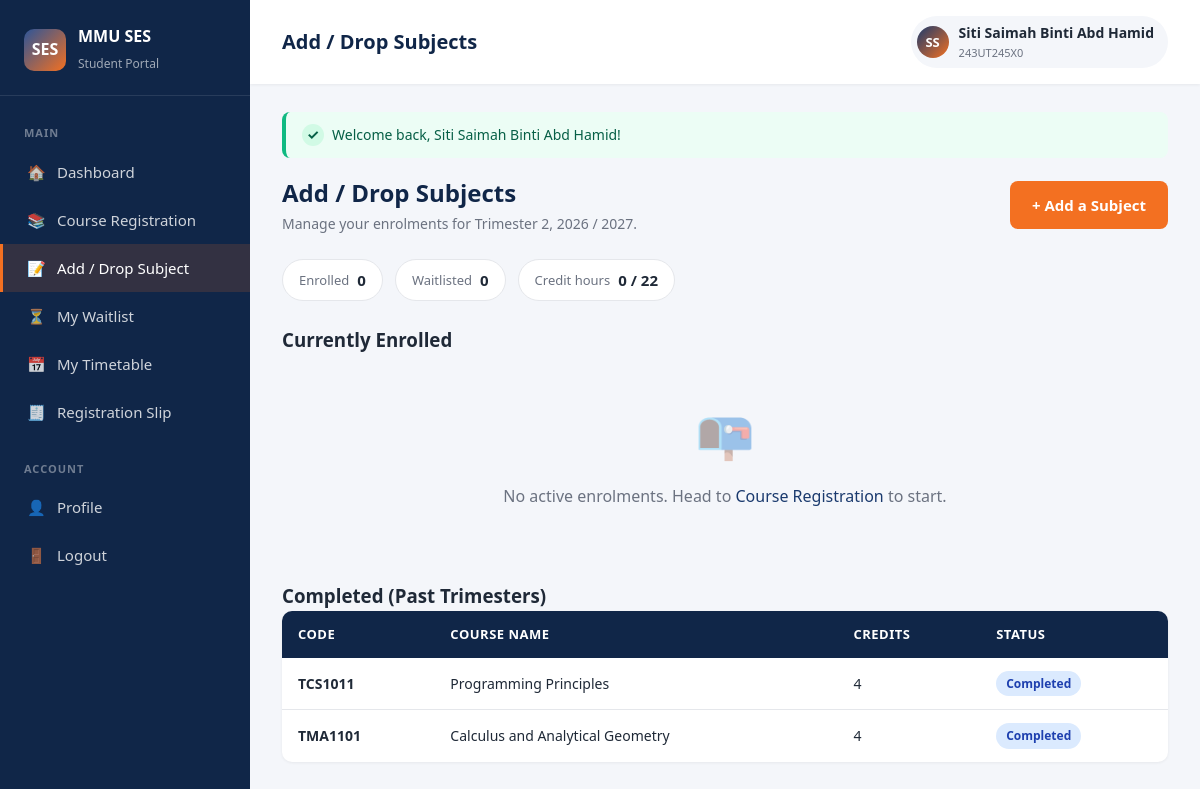
The page /student/my_courses.php (signed in) on the database its author committed.
### tables this page shows
CREATE TABLE enrollments (
    id                INT AUTO_INCREMENT PRIMARY KEY,
    student_id        INT NOT NULL,
    course_id         INT NOT NULL,
    enrollment_date   TIMESTAMP DEFAULT CURRENT_TIMESTAMP,
    status            ENUM('enrolled','waitlisted','dropped','completed')
                          NOT NULL DEFAULT 'enrolled',
    waitlist_position INT DEFAULT NULL,
    FOREIGN KEY (student_id) REFERENCES students(id)  ON DELETE CASCADE,
    FOREIGN KEY (course_id)  REFERENCES courses(id)   ON DELETE CASCADE,
    UNIQUE KEY uq_student_course (student_id, course_id)
);

CREATE TABLE courses (
    id              INT AUTO_INCREMENT PRIMARY KEY,
    course_code     VARCHAR(20)  NOT NULL UNIQUE,
    course_name     VARCHAR(150) NOT NULL,
    lecturer_name   VARCHAR(100) NOT NULL,
    credit_hours    INT          NOT NULL DEFAULT 3,
    quota           INT          NOT NULL DEFAULT 30,
    enrolled_count  INT          NOT NULL DEFAULT 0,
    programme       VARCHAR(50)  NOT NULL,
    trimester       INT          NOT NULL DEFAULT 1,
    schedule_info   VARCHAR(200) DEFAULT '',
    created_at      TIMESTAMP    DEFAULT CURRENT_TIMESTAMP
);

### includes/bootstrap.php (called while the page is built, shortened)
<?php
spl_autoload_register(function (string $cls): void {
    foreach (['models', 'controllers'] as $dir) {
        $path = APP_ROOT . '/' . $dir . '/' . $cls . '.php';
        if (is_file($path)) {
            return;
        }
    }
});
require_once APP_ROOT . '/includes/auth.php';

### models/Database.php (called while the page is built, shortened)
<?php
class Database {
    private static ?PDO $instance = null;
    public static function pdo(): PDO {
        if (self::$instance === null) {
            $dsn = 'mysql:host=' . DB_HOST
                 . ';dbname=' . DB_NAME
                 . ';charset=utf8mb4';
            try {
                self::$instance = new PDO($dsn, DB_USER, DB_PASS, [
                    PDO::ATTR_ERRMODE            => PDO::ERRMODE_EXCEPTION,
                    PDO::ATTR_DEFAULT_FETCH_MODE => PDO::FETCH_ASSOC,
                    PDO::ATTR_EMULATE_PREPARES   => false,
                ]);
            } catch (PDOException $e) {
                http_response_code(500);
                die(self::renderConnectionError($e->getMessage()));
            }
        }
        return self::$instance;
    }
}

### models/EnrollmentModel.php (called while the page is built, shortened)
<?php
class EnrollmentModel {
    public static function forStudent(int $studentId, ?string $status = null): array {
        $sql = 'SELECT e.id, e.status, e.enrollment_date, e.waitlist_position,
                       c.id   AS course_id,
                       c.course_code, c.course_name, c.lecturer_name,
                       c.credit_hours, c.schedule_info, c.quota, c.enrolled_count
                  FROM enrollments e
                  JOIN courses c ON c.id = e.course_id
                 WHERE e.student_id = :sid';
        $params = [':sid' => $studentId];
        if ($status !== null) {
            $sql .= ' AND e.status = :st';
            $params[':st'] = $status;
        }
        $sql .= ' ORDER BY e.status, c.course_code';
        $stmt = Database::pdo()->prepare($sql);
        $stmt->execute($params);
        return $stmt->fetchAll();
    }
    public static function activeForStudent(int $studentId): array {
        return self::forStudent($studentId, 'enrolled');
    }
    public static function waitlistedForStudent(int $studentId): array {
        return self::forStudent($studentId, 'waitlisted');
    }
    public static function currentCreditHours(int $studentId): int {
        $sql = 'SELECT COALESCE(SUM(c.credit_hours), 0)
                  FROM enrollments e
                  JOIN courses c ON c.id = e.course_id
                 WHERE e.student_id = :sid AND e.status = "enrolled"';
        $stmt = Database::pdo()->prepare($sql);
        $stmt->execute([':sid' => $studentId]);
        return (int)$stmt->fetchColumn();
    }
}

### student/my_courses.php (the view, shortened to what this page needs)
<?php
require_once __DIR__ . '/../includes/bootstrap.php';
$user = current_user();
$enrolled   = EnrollmentModel::activeForStudent($user['id']);
$waitlisted = EnrollmentModel::waitlistedForStudent($user['id']);
$completed  = EnrollmentModel::forStudent($user['id'], 'completed');
$credit_now = EnrollmentModel::currentCreditHours($user['id']);
$credit_cap = MAX_CREDIT_HOURS_PER_TRIMESTER;
require_once __DIR__ . '/../includes/header.php';
?>
<div class="page-header">
    <div>
        <h2>Add / Drop Subjects</h2>
        <p>Manage your enrolments for <?= e(ACADEMIC_TRIMESTER) ?>, <?= e(ACADEMIC_YEAR_LABEL) ?>.</p>
    </div>
    <a class="btn btn-accent" href="<?= base_url('student/courses.php') ?>">+ Add a Subject</a>
</div>
<div class="stat-strip">
    <div class="stat-pill"><span class="stat-pill-label">Enrolled</span><strong><?= count($enrolled) ?></strong></div>
    <div class="stat-pill"><span class="stat-pill-label">Waitlisted</span><strong><?= count($waitlisted) ?></strong></div>
    <div class="stat-pill"><span class="stat-pill-label">Credit hours</span><strong><?= $credit_now ?> / <?= $credit_cap ?></strong></div>
</div>
<h3 style="margin-top:24px;">Currently Enrolled</h3>
<?php if (empty($enrolled)): ?>
    <div class="empty-state">
        <div class="icon">📭</div>
        <p>No active enrolments. Head to <a href="<?= base_url('student/courses.php') ?>">Course Registration</a> to start.</p>
    </div>
<?php endif; ?>
<?php if (!empty($completed)): ?>
    <h3 style="margin-top:32px;">Completed (Past Trimesters)</h3>
    <div class="table-wrapper">
        <table>
            <thead><tr><th>Code</th><th>Course Name</th><th>Credits</th><th>Status</th></tr></thead>
            <tbody>
                <?php foreach ($completed as $r): ?>
                    <tr>
                        <td><strong><?= e($r['course_code']) ?></strong></td>
                        <td><?= e($r['course_name']) ?></td>
                        <td><?= (int)$r['credit_hours'] ?></td>
                        <td><?= status_badge('completed') ?></td>
                    </tr>
                <?php endforeach; ?>
            </tbody>
        </table>
    </div>
<?php endif; ?>
<?php require_once __DIR__ . '/../includes/footer.php'; ?>

### includes/auth.php (shortened to what this page needs)
<?php
function current_user(): array {
    return [
        'id'        => $_SESSION['user_id']    ?? null,
        'role'      => $_SESSION['role']       ?? null,
        'full_name' => $_SESSION['full_name']  ?? '',
        'login_id'  => $_SESSION['login_id']   ?? '',
        'programme' => $_SESSION['programme']  ?? '',
        'trimester' => $_SESSION['trimester']  ?? 0,
    ];
}
function base_url(string $path = ''): string {
    $script = $_SERVER['SCRIPT_NAME'];
    $dir = str_replace('\\', '/', dirname($script));
    if (basename($dir) === 'student' || basename($dir) === 'admin') {
        $dir = dirname($dir);
    }
    $dir = rtrim($dir, '/');
    return $dir . '/' . ltrim($path, '/');
}
function e(string $s): string {
    return htmlspecialchars($s, ENT_QUOTES, 'UTF-8');
}
function flash_get(): ?array {
    if (!empty($_SESSION['flash'])) {
        $f = $_SESSION['flash'];
        return $f;
    }
    return null;
}
function flash_render(): string {
    $f = flash_get();
    $cls = 'alert-info';
    $icon = 'i';
    switch ($f['type']) {
        case 'success': $cls = 'alert-success'; $icon = '✓'; break;
    }
    return '<div class="alert ' . $cls . '">'
         . '<span class="alert-icon">' . $icon . '</span>'
         . '<span>' . e($f['message']) . '</span>'
         . '</div>';
}
function status_badge(string $status, ?int $position = null): string {
    $map = [
        'enrolled'   => ['Enrolled',   'badge-success'],
        'waitlisted' => ['Waitlisted', 'badge-warning'],
        'dropped'    => ['Dropped',    'badge-muted'],
        'completed'  => ['Completed',  'badge-info'],
    ];
    [$label, $cls] = $map[$status] ?? [ucfirst($status), 'badge-muted'];
    return '<span class="badge ' . $cls . '">' . e($label) . '</span>';
}

### assets/css/style.css (style rules this page uses)
* { margin: 0; padding: 0; box-sizing: border-box; }
:root { --primary: #1a3a6e; --primary-dark: #102648; --primary-light: #2d5598; --accent: #f37021; --accent-dark: #d85b10; --bg: #f4f6fa; --surface: #ffffff; --text: #1f2937; --text-muted: #6b7280; --border: #e5e7eb; --success: #10b981; --warning: #f59e0b; --danger: #ef4444; --radius: 10px; --shadow-sm: 0 1px 3px rgba(0,0,0,0.06); --shadow: 0 4px 12px rgba(0,0,0,0.08); --shadow-lg: 0 10px 30px rgba(0,0,0,0.12); }
body { font-family: 'Segoe UI', system-ui, -apple-system, Tahoma, sans-serif; background-color: var(--bg); color: var(--text); line-height: 1.6; min-height: 100vh; }
a { color: var(--primary); text-decoration: none; }
.btn { display: inline-flex; align-items: center; justify-content: center; gap: 8px; padding: 12px 22px; background: var(--primary); color: #fff; border: none; border-radius: 8px; font-size: 15px; font-weight: 600; cursor: pointer; transition: all 0.2s; text-decoration: none; }
.btn-accent { background: var(--accent); }
.alert { padding: 12px 16px; border-radius: 8px; margin-bottom: 16px; font-size: 14px; border-left: 4px solid; }
.alert-success { background: #ecfdf5; color: #065f46; border-color: var(--success); }
.page-header { margin-bottom: 24px; display: flex; justify-content: space-between; align-items: center; flex-wrap: wrap; gap: 12px; }
.page-header h2 { font-size: 24px; color: var(--primary-dark); }
.page-header p { color: var(--text-muted); font-size: 14px; }
.table-wrapper { overflow-x: auto; background: var(--surface); border-radius: var(--radius); box-shadow: var(--shadow-sm); }
table { width: 100%; border-collapse: collapse; }
thead tr { background: var(--primary-dark); color: #fff; }
th, td { padding: 13px 16px; text-align: left; font-size: 14px; }
th { font-weight: 600; font-size: 13px; text-transform: uppercase; letter-spacing: 0.5px; }
tbody tr { border-bottom: 1px solid var(--border); transition: background 0.15s; }
tbody tr:last-child { border-bottom: none; }
.badge { display: inline-block; padding: 3px 10px; border-radius: 20px; font-size: 12px; font-weight: 600; }
.badge-info { background: #dbeafe; color: #1e40af; }
.empty-state { text-align: center; padding: 40px 20px; color: var(--text-muted); }
.empty-state .icon { font-size: 48px; opacity: 0.4; margin-bottom: 12px; }
.stat-strip { display: flex; align-items: center; gap: 12px; flex-wrap: wrap; margin: 14px 0 22px; }
.stat-pill { background: var(--surface); border: 1px solid #e5e7eb; border-radius: 999px; padding: 8px 16px; font-size: 13px; display: flex; align-items: center; gap: 8px; }
.stat-pill-label { color: var(--text-muted); }
.stat-pill strong { font-size: 15px; color: var(--text); }
.alert-icon { display: inline-flex; width: 22px; height: 22px; align-items: center; justify-content: center; border-radius: 50%; margin-right: 8px; font-weight: 700; }
.alert-success .alert-icon { background: #d1fae5; }

### rows shown on the page
enrollments: course.course_code "TCS1011", course.course_name "Programming Principles", course.credit_hours "4"
enrollments: course.course_code "TMA1101", course.course_name "Calculus and Analytical Geometry", course.credit_hours "4"

### other values the page prints
$m['icon'] "🏠"
$m['label'] "Dashboard"
$m['icon'] "📚"
$m['label'] "Course Registration"
$m['icon'] "📝"
$m['label'] "Add / Drop Subject"
$m['icon'] "⏳"
$m['label'] "My Waitlist"
$m['icon'] "📅"
$m['label'] "My Timetable"
$m['icon'] "🧾"
$m['label'] "Registration Slip"
$m['icon'] "👤"
$m['label'] "Profile"
$m['icon'] "🚪"
